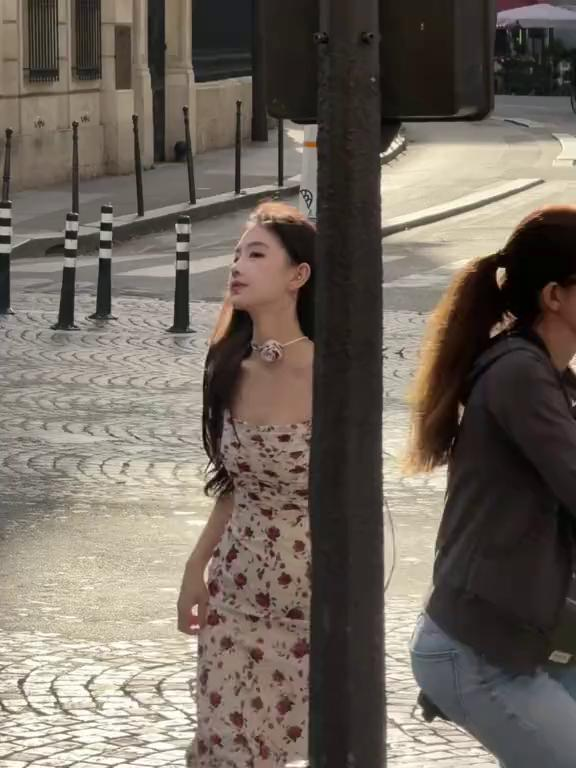
#> input picture track_image.jpg, 576 x 768 px
$ python canny_demo.py
#> lines starting #> are read from the running program, lines starting #| are printed output that depends on the picture
import cv2
import numpy as np
import matplotlib.pyplot as plt

# 读取图像
image = cv2.imread('track_image.jpg', cv2.IMREAD_GRAYSCALE)
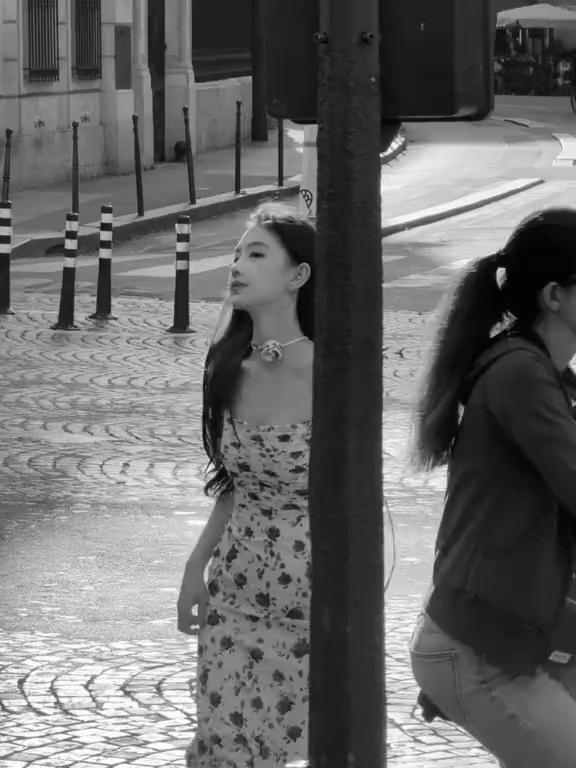
#> image: shape (768, 576); min 0, max 255, mean 105

# 检查图像是否成功加载
if image is None:
    print("图像加载失败，请检查文件路径")
    exit()

# 使用 GaussianBlur 进行平滑处理，减少噪声
blurred = cv2.GaussianBlur(image, (5, 5), 0)

# Canny 边缘检测，低阈值100，高阈值200
edges = cv2.Canny(blurred, 100, 200)
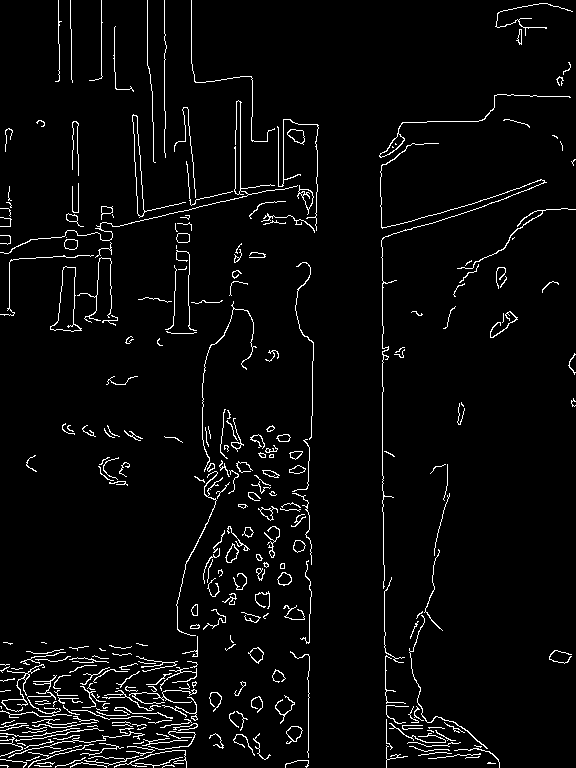
#> edges: shape (768, 576); 3.8% white in thin lines or dots

# 显示结果
plt.figure(figsize=(10, 6))

# 原图
plt.subplot(1, 2, 1)
plt.imshow(image, cmap='gray')
plt.title('Original Image')
plt.axis('off')

# 边缘检测结果
plt.subplot(1, 2, 2)
plt.imshow(edges, cmap='gray')
plt.title('Canny Edges')
plt.axis('off')

plt.show()
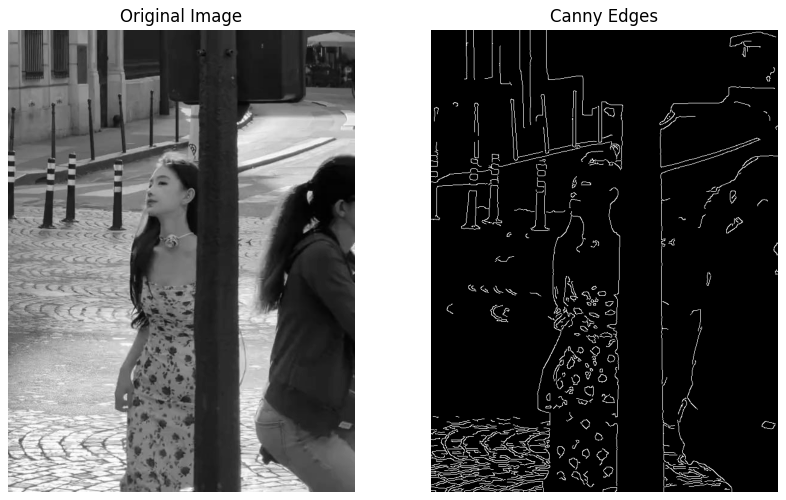
#> figure drawn by matplotlib, 2 panels

$ run again, with 20240826142433.jpg copied over track_image.jpg
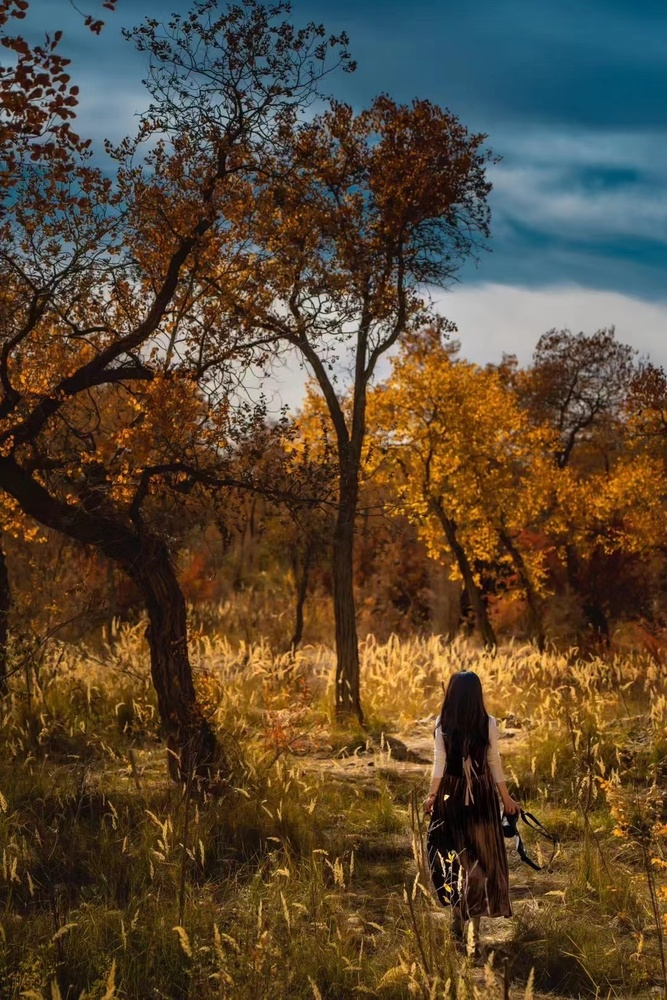
#> input picture 20240826142433.jpg, 667 x 1000 px, shrunk from 1080 x 1620 before the run
#> `edges = cv2.Canny(blurred, 100, 200)`:
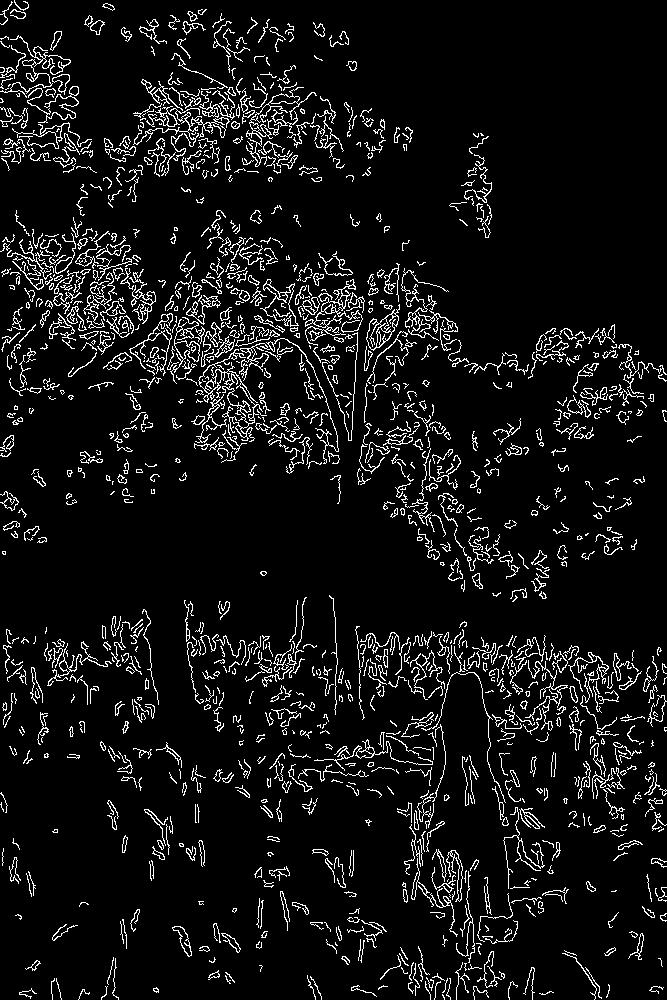
#> edges: shape (1000, 667); 7.4% white in thin lines or dots
#> `plt.show()`:
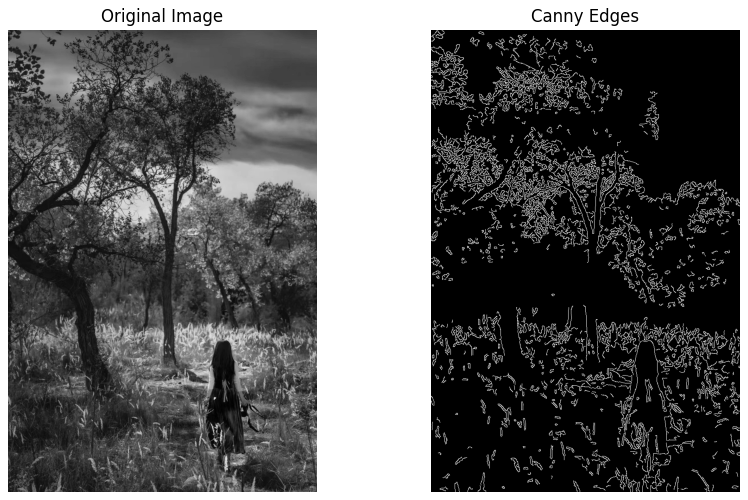
#> figure drawn by matplotlib, 2 panels
